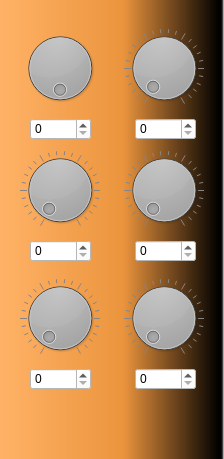
<?xml version="1.0" encoding="UTF-8"?>
<ui version="4.0">
 <class>BallControl</class>
 <widget class="QWidget" name="BallControl">
  <property name="geometry">
   <rect>
    <x>0</x>
    <y>0</y>
    <width>224</width>
    <height>459</height>
   </rect>
  </property>
  <property name="windowTitle">
   <string>Form</string>
  </property>
  <property name="styleSheet">
   <string notr="true">
background-color: qlineargradient(spread:pad, x1:0, y1:0, x2:1, y2:0, stop:0 rgba(255, 178, 102, 255), stop:0.55 rgba(235, 148, 61, 255), stop:0.98 rgba(0, 0, 0, 255), stop:1 rgba(0, 0, 0, 0));</string>
  </property>
  <widget class="QWidget" name="widget" native="true">
   <property name="geometry">
    <rect>
     <x>0</x>
     <y>0</y>
     <width>224</width>
     <height>459</height>
    </rect>
   </property>
   <widget class="QDial" name="dial_4">
    <property name="geometry">
     <rect>
      <x>124</x>
      <y>150</y>
      <width>80</width>
      <height>80</height>
     </rect>
    </property>
    <property name="mouseTracking">
     <bool>false</bool>
    </property>
    <property name="acceptDrops">
     <bool>false</bool>
    </property>
    <property name="autoFillBackground">
     <bool>false</bool>
    </property>
    <property name="notchesVisible">
     <bool>true</bool>
    </property>
   </widget>
   <widget class="QDial" name="dial_5">
    <property name="geometry">
     <rect>
      <x>20</x>
      <y>278</y>
      <width>80</width>
      <height>80</height>
     </rect>
    </property>
    <property name="mouseTracking">
     <bool>false</bool>
    </property>
    <property name="acceptDrops">
     <bool>false</bool>
    </property>
    <property name="autoFillBackground">
     <bool>false</bool>
    </property>
    <property name="styleSheet">
     <string notr="true">
background-color: qradialgradient(spread:pad, cx:0.5, cy:0.5, radius:0.5, fx:0.5, fy:0.5, stop:0 rgba(0, 0, 0, 0), stop:0.52 rgba(0, 0, 0, 0), stop:0.565 rgba(82, 121, 76, 33), stop:0.65 rgba(159, 235, 148, 64), stop:0.721925 rgba(255, 238, 150, 129), stop:0.77 rgba(255, 128, 128, 204), stop:0.89 rgba(191, 128, 255, 64), stop:1 rgba(0, 0, 0, 0));
color: qconicalgradient(cx:0.5, cy:0.5, angle:0, stop:0 rgba(255, 255, 255, 255), stop:0.373979 rgba(255, 255, 255, 255), stop:0.373991 rgba(33, 30, 255, 255), stop:0.624018 rgba(33, 30, 255, 255), stop:0.624043 rgba(255, 0, 0, 255), stop:1 rgba(255, 0, 0, 255));</string>
    </property>
    <property name="notchesVisible">
     <bool>true</bool>
    </property>
   </widget>
   <widget class="QSpinBox" name="spinBox_6">
    <property name="geometry">
     <rect>
      <x>135</x>
      <y>368</y>
      <width>61</width>
      <height>22</height>
     </rect>
    </property>
    <property name="styleSheet">
     <string notr="true">background-color: rgb(255, 255, 255);</string>
    </property>
   </widget>
   <widget class="QDial" name="dial_2">
    <property name="geometry">
     <rect>
      <x>124</x>
      <y>28</y>
      <width>80</width>
      <height>80</height>
     </rect>
    </property>
    <property name="mouseTracking">
     <bool>false</bool>
    </property>
    <property name="acceptDrops">
     <bool>false</bool>
    </property>
    <property name="autoFillBackground">
     <bool>false</bool>
    </property>
    <property name="wrapping">
     <bool>false</bool>
    </property>
    <property name="notchesVisible">
     <bool>true</bool>
    </property>
   </widget>
   <widget class="QSpinBox" name="spinBox_5">
    <property name="geometry">
     <rect>
      <x>30</x>
      <y>368</y>
      <width>61</width>
      <height>22</height>
     </rect>
    </property>
    <property name="styleSheet">
     <string notr="true">background-color: rgb(255, 255, 255);</string>
    </property>
   </widget>
   <widget class="QSpinBox" name="spinBox">
    <property name="geometry">
     <rect>
      <x>30</x>
      <y>118</y>
      <width>61</width>
      <height>22</height>
     </rect>
    </property>
    <property name="styleSheet">
     <string notr="true">background-color: rgb(255, 255, 255);</string>
    </property>
    <property name="minimum">
     <number>0</number>
    </property>
    <property name="maximum">
     <number>3600</number>
    </property>
    <property name="singleStep">
     <number>1</number>
    </property>
    <property name="value">
     <number>0</number>
    </property>
    <property name="displayIntegerBase">
     <number>10</number>
    </property>
   </widget>
   <widget class="QSpinBox" name="spinBox_2">
    <property name="geometry">
     <rect>
      <x>135</x>
      <y>118</y>
      <width>61</width>
      <height>22</height>
     </rect>
    </property>
    <property name="styleSheet">
     <string notr="true">background-color: rgb(255, 255, 255);</string>
    </property>
   </widget>
   <widget class="QSpinBox" name="spinBox_4">
    <property name="geometry">
     <rect>
      <x>135</x>
      <y>240</y>
      <width>61</width>
      <height>22</height>
     </rect>
    </property>
    <property name="styleSheet">
     <string notr="true">background-color: rgb(255, 255, 255);</string>
    </property>
   </widget>
   <widget class="QDial" name="dial_3">
    <property name="geometry">
     <rect>
      <x>20</x>
      <y>150</y>
      <width>80</width>
      <height>80</height>
     </rect>
    </property>
    <property name="mouseTracking">
     <bool>false</bool>
    </property>
    <property name="acceptDrops">
     <bool>false</bool>
    </property>
    <property name="autoFillBackground">
     <bool>false</bool>
    </property>
    <property name="notchesVisible">
     <bool>true</bool>
    </property>
   </widget>
   <widget class="QDial" name="dial_6">
    <property name="geometry">
     <rect>
      <x>124</x>
      <y>278</y>
      <width>80</width>
      <height>80</height>
     </rect>
    </property>
    <property name="mouseTracking">
     <bool>false</bool>
    </property>
    <property name="acceptDrops">
     <bool>false</bool>
    </property>
    <property name="autoFillBackground">
     <bool>false</bool>
    </property>
    <property name="styleSheet">
     <string notr="true"/>
    </property>
    <property name="notchesVisible">
     <bool>true</bool>
    </property>
   </widget>
   <widget class="QDial" name="dial">
    <property name="geometry">
     <rect>
      <x>20</x>
      <y>28</y>
      <width>80</width>
      <height>80</height>
     </rect>
    </property>
    <property name="mouseTracking">
     <bool>false</bool>
    </property>
    <property name="acceptDrops">
     <bool>false</bool>
    </property>
    <property name="autoFillBackground">
     <bool>false</bool>
    </property>
    <property name="maximum">
     <number>3600</number>
    </property>
    <property name="singleStep">
     <number>1</number>
    </property>
    <property name="pageStep">
     <number>10</number>
    </property>
    <property name="value">
     <number>0</number>
    </property>
    <property name="sliderPosition">
     <number>0</number>
    </property>
    <property name="invertedAppearance">
     <bool>false</bool>
    </property>
    <property name="wrapping">
     <bool>true</bool>
    </property>
    <property name="notchesVisible">
     <bool>false</bool>
    </property>
   </widget>
   <widget class="QSpinBox" name="spinBox_3">
    <property name="geometry">
     <rect>
      <x>30</x>
      <y>240</y>
      <width>61</width>
      <height>22</height>
     </rect>
    </property>
    <property name="styleSheet">
     <string notr="true">background-color: rgb(255, 255, 255);</string>
    </property>
   </widget>
  </widget>
 </widget>
 <resources/>
 <connections/>
</ui>
